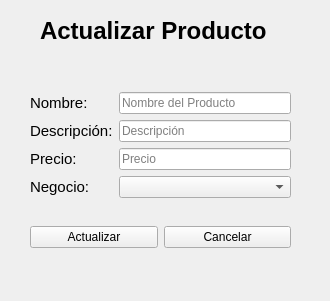
<?xml version="1.0" encoding="UTF-8"?>
<ui version="4.0">
 <class>ActualizarEmpleado</class>
 <widget class="QWidget" name="ActualizarEmpleado">
  <property name="geometry">
   <rect>
    <x>0</x>
    <y>0</y>
    <width>330</width>
    <height>301</height>
   </rect>
  </property>
  <property name="windowTitle">
   <string>Foud Court</string>
  </property>
  <widget class="QWidget" name="layoutWidget">
   <property name="geometry">
    <rect>
     <x>30</x>
     <y>70</y>
     <width>261</width>
     <height>201</height>
    </rect>
   </property>
   <layout class="QGridLayout" name="gridLayout_2">
    <item row="1" column="1">
     <widget class="QPushButton" name="btnCancelar">
      <property name="text">
       <string>Cancelar</string>
      </property>
     </widget>
    </item>
    <item row="1" column="0">
     <widget class="QPushButton" name="btnCrear">
      <property name="text">
       <string>Actualizar</string>
      </property>
     </widget>
    </item>
    <item row="0" column="0" colspan="2">
     <layout class="QGridLayout" name="gridLayout_3">
      <item row="2" column="1">
       <widget class="QLineEdit" name="InputPrecioAc">
        <property name="placeholderText">
         <string>Precio</string>
        </property>
       </widget>
      </item>
      <item row="3" column="0">
       <widget class="QLabel" name="label_12">
        <property name="font">
         <font>
          <pointsize>11</pointsize>
         </font>
        </property>
        <property name="text">
         <string>Negocio:</string>
        </property>
       </widget>
      </item>
      <item row="1" column="0">
       <widget class="QLabel" name="label_9">
        <property name="font">
         <font>
          <pointsize>11</pointsize>
         </font>
        </property>
        <property name="text">
         <string>Descripción:</string>
        </property>
       </widget>
      </item>
      <item row="1" column="1">
       <widget class="QLineEdit" name="InputDescripcionAC">
        <property name="placeholderText">
         <string>Descripción</string>
        </property>
       </widget>
      </item>
      <item row="0" column="0">
       <widget class="QLabel" name="label_8">
        <property name="font">
         <font>
          <pointsize>11</pointsize>
         </font>
        </property>
        <property name="text">
         <string>Nombre: </string>
        </property>
       </widget>
      </item>
      <item row="0" column="1">
       <widget class="QLineEdit" name="InputNombreAc">
        <property name="placeholderText">
         <string>Nombre del Producto</string>
        </property>
       </widget>
      </item>
      <item row="3" column="1">
       <widget class="QComboBox" name="comboBoxNegocioAc">
        <property name="cursor">
         <cursorShape>PointingHandCursor</cursorShape>
        </property>
       </widget>
      </item>
      <item row="2" column="0">
       <widget class="QLabel" name="label_10">
        <property name="font">
         <font>
          <pointsize>11</pointsize>
         </font>
        </property>
        <property name="text">
         <string>Precio:</string>
        </property>
       </widget>
      </item>
     </layout>
    </item>
   </layout>
  </widget>
  <widget class="QLabel" name="label_7">
   <property name="geometry">
    <rect>
     <x>40</x>
     <y>10</y>
     <width>251</width>
     <height>41</height>
    </rect>
   </property>
   <property name="font">
    <font>
     <pointsize>18</pointsize>
     <weight>75</weight>
     <bold>true</bold>
    </font>
   </property>
   <property name="text">
    <string>Actualizar Producto</string>
   </property>
  </widget>
 </widget>
 <resources/>
 <connections/>
</ui>
